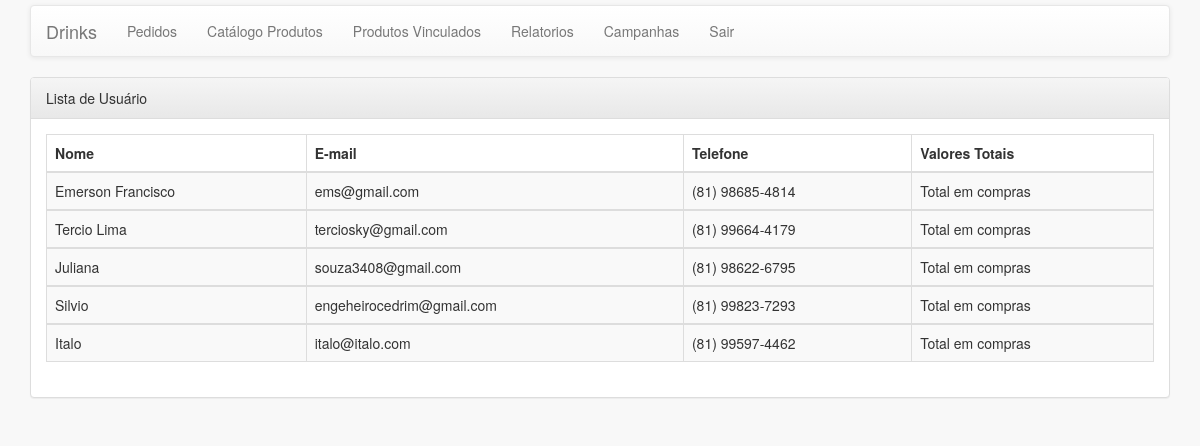
The page /pages/cliente/lista.php on the database its author committed.
### tables this page shows
CREATE TABLE `usuarios` (
  `codUsuario` int(11) NOT NULL,
  `nome` varchar(50) NOT NULL,
  `email` varchar(100) NOT NULL,
  `encrypted_password` varchar(80) NOT NULL,
  `telefone` varchar(30) DEFAULT NULL
);

### resources/functions/DB_Functions.php (called while the page is built, shortened)
<?php
function buscarTodosOsRegistros($table = null)
{
    $found = null;
    try {
        $database = open_database();
        $sql = "SELECT * FROM " . $table;
        $result = $database->query($sql);
        if ($result->num_rows > 0) {
            $found = $result->fetch_all(MYSQLI_ASSOC);
        }
    } catch (Exception $e) {
        $_SESSION['message'] = $e->GetMessage();
        $_SESSION['type'] = 'danger';
    }
    return $found;
}

### resources/functions/Functions.php (called while the page is built, shortened)
<?php
function Mask($mask,$str){
    $str = str_replace(" ","",$str);
    for($i=0;$i<strlen($str);$i++){
        $mask[strpos($mask,"#")] = $str[$i];
    }
    return $mask;
}
?>

### pages/cliente/lista.php (the view, shortened to what this page needs)
<?php
require_once ('../include/header.php');
require_once ('../menu/menu.php');
$dados = buscarTodosOsRegistros('USUARIOS');
?>
<!DOCTYPE html>
<html lang="pt-br">
    <head>
    </head>
<body>
	<div class="container">
		<div class="panel panel-default">
			<div class="panel-heading">Lista de Usu&aacute;rio</div>
    			<div class="panel-body">
            		<table class="table table-bordered table-striped">
            			<thead  class="blue-grey lighten-4">
            				<tr>
            					<th>Nome</th>
            					<th>E-mail</th>
            					<th>Telefone</th>
            					<th>Valores Totais</th>
            				</tr>
            			</thead>
            			<?php foreach ($dados as $usuarios){
            			?>
            			<tbody>
            				<tr>
            					<td><?php echo $usuarios['nome']; ?></td>
            					<td><?php echo $usuarios['email']; ?></td>
            					<td><?php echo Mask('(##) #####-####',$usuarios['telefone']); ?></td>
            					<td><?php echo "Total em compras" ?></td>
            				</tr>
            			</tbody>
            			<?php }?>
            		</table>
        		</div>
    		</div>
	</div>
</body>
</html>

### rows shown on the page
usuarios: nome "Emerson Francisco", email "ems@gmail.com", telefone "(81) 98685-4814"
usuarios: nome "Tercio Lima", email "terciosky@gmail.com", telefone "(81) 99664-4179"
usuarios: nome "Juliana", email "souza3408@gmail.com", telefone "(81) 98622-6795"
usuarios: nome "Silvio", email "engeheirocedrim@gmail.com", telefone "(81) 99823-7293"
usuarios: nome "Italo", email "italo@italo.com", telefone "(81) 99597-4462"
